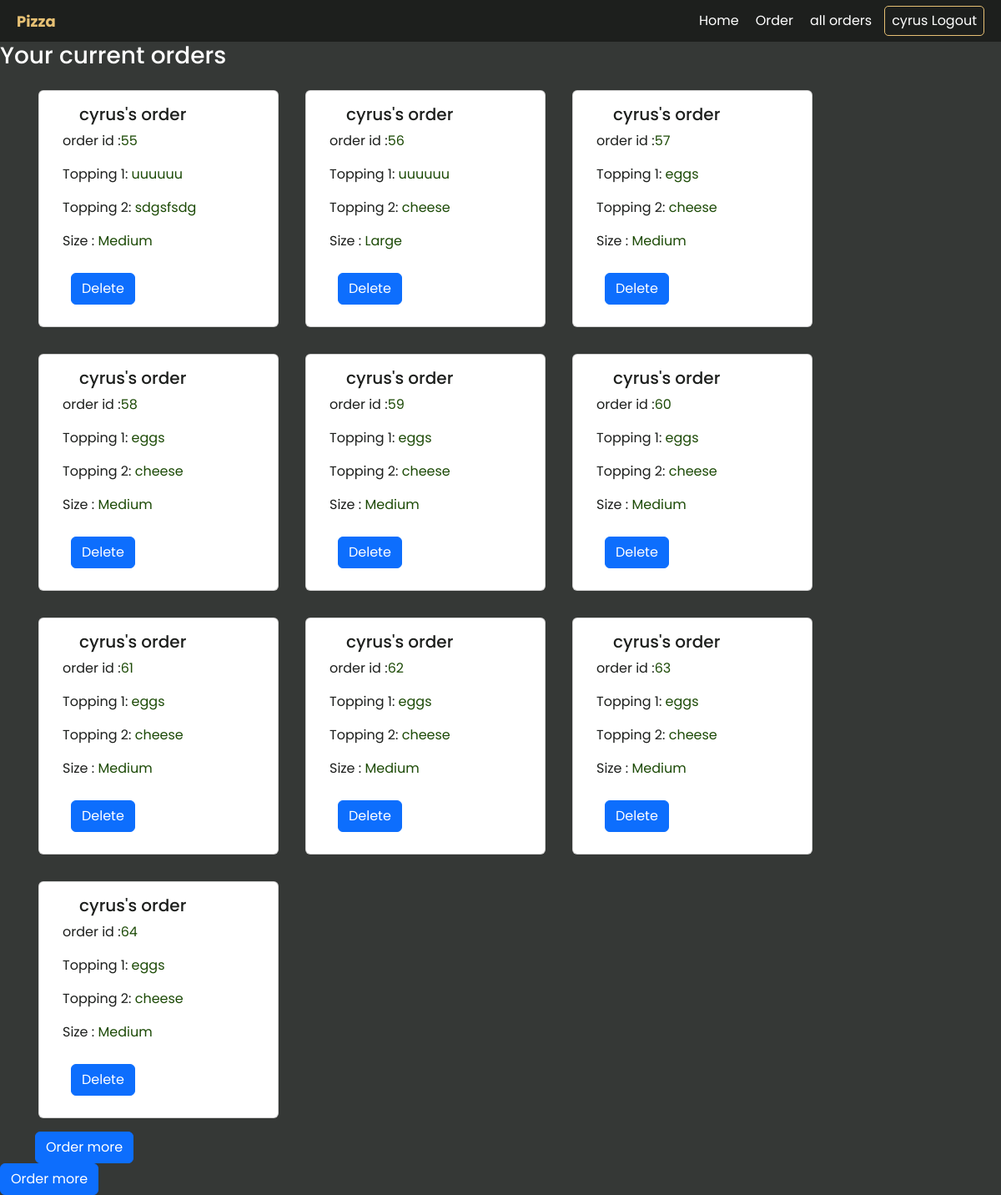
The app's page /orders/ (signed in), older data.
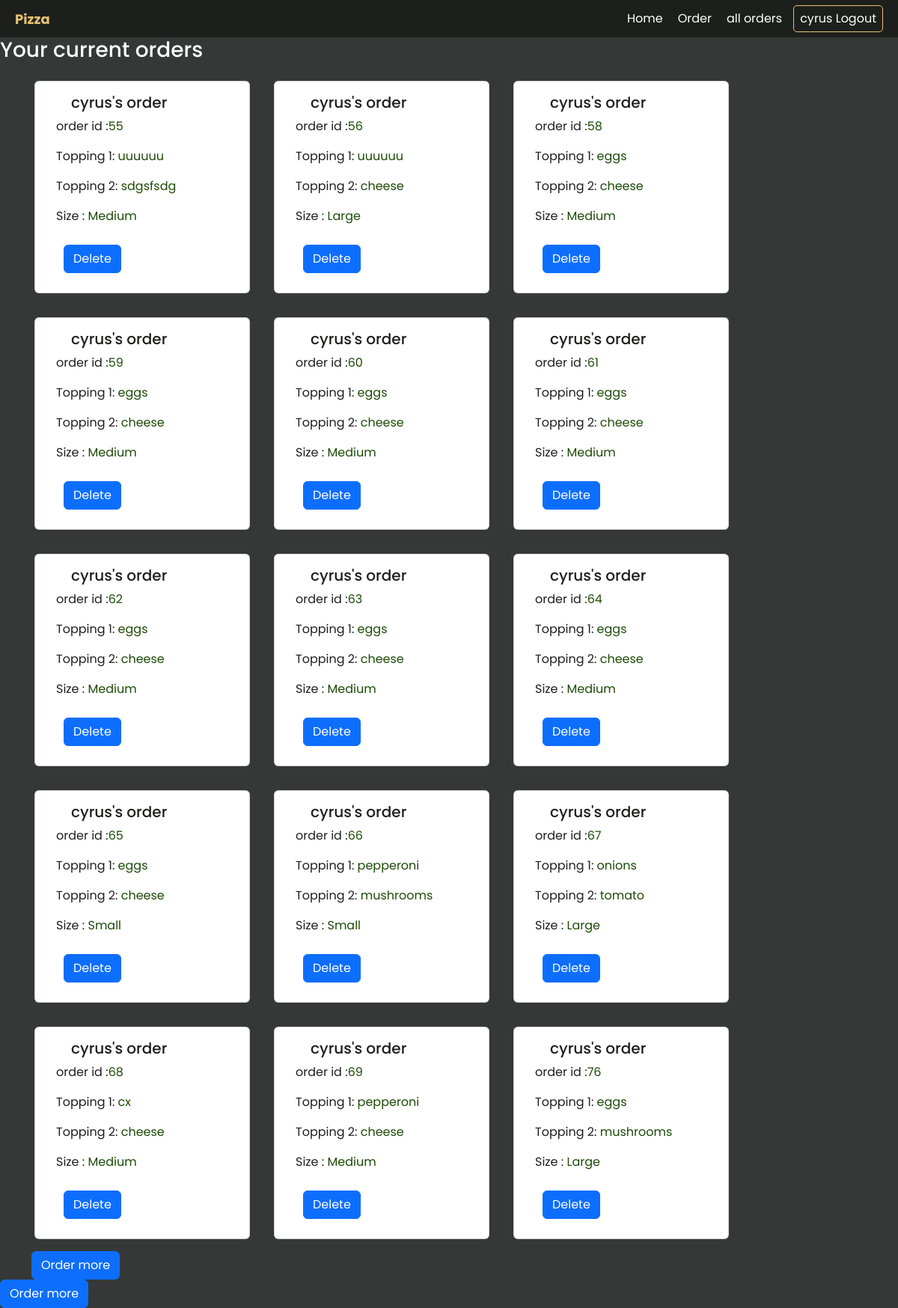
The same page, newer data.
### deliveryapp/models.py (models this page shows, shortened)
class Pizza(models.Model):
    topping1 = models.CharField(max_length=100)
    topping2 = models.CharField(max_length=100)
    size = models.ForeignKey(Size, on_delete=models.CASCADE)
    user = models.ForeignKey(User , on_delete=models.CASCADE)

class Size(models.Model):
    title = models.CharField(max_length=100)
    def __str__(self):
        return self.title

### deliveryapp/views.py (the view)
# urls.py: path('orders/', views.orders , name = 'orders'),
@login_required(login_url='login')
def orders(request):
    orders = Pizza.objects.all()
    filtered_orders = orders.filter(user=request.user)
    context = {
        'orders': filtered_orders
    }
    return render(request, 'pizza/orders.html', context)

### templates/pizza/orders.html
{% extends 'pizza/base.html' %}
{% load static %}
{% block content  %}
      {% if  orders.count == 0 %}
    <h3> You have no orders yet</h3>
     {% else %}
    <h3> Your current orders</h3>
    <div class="container">
   <div class="row">
        {% for order in orders %}
      <div class="card" style="width: 18rem;margin: 1rem">
   <div class="card-body" style="align-content: center">
    <h5 class="card-title" style="margin-left: 20px;color: #1d1f1d"> {{ order.user }}'s  order</h5>
           <p class="card-text" style="color: #1d1f1d">order id :<span style="color: #1c4a06">{{ order.id }}</span> </p>
           <p class="card-text" style="color: #1d1f1d">Topping 1:<span style="color: #1c4a06"> {{ order.topping1}}</span></p>
           <p class="card-text" style="color: #1d1f1d">Topping 2:<span style="color: #1c4a06"> {{ order.topping2}}</span></p>
           <p class="card-text" style="color: #1d1f1d">Size     :<span style="color: #1c4a06"> {{ order.size }}</span></p>
    <a href="{% url 'delete' order.id %}" class="btn btn-primary" style="margin: 10px">Delete</a>
  </div>
</div>
         {% endfor %}
    <div class="col">
    </div>
  </div>
     <a href="{% url 'order' %}" class="btn btn-primary">Order more </a>
</div>
{% endif %}
     <a href="{% url 'order' %}" class="btn btn-primary">Order more </a>
{%  endblock %}

### templates/pizza/base.html (shortened to what this page needs)
{% load static %}
<html lang="en">
  <head>
       <link href="https://cdn.jsdelivr.net/npm/bootstrap@5.2.0/dist/css/bootstrap.min.css" rel="stylesheet">
    <link rel="stylesheet" href="{% static 'style.css' %}" />
  </head>
  <body>
    <header>
      <div id="brand"><a href="{% url 'home' %}">Pizza</a></div>
      <nav>
        <ul>
          <li><a href="{% url 'home' %}">Home</a></li>
          <li><a href="{% url 'order' %}">Order</a></li>
          <li><a href="{% url 'orders' %}">all orders</a></li>
            {% if user.is_authenticated %}
             <li id="signup">{{ user.username }} <a href="{% url 'logout' %}">Logout</a></li>
             {% else %}
                <li id="login"><a href="{% url 'login' %}" >Login</a></li>
                <li id="signup"><a href="{% url 'register' %}">Signup</a></li>
            {% endif %}
        </ul>
      </nav>
    </header>
    {% block content %}
    {% endblock %}
  </body>
</html>

### static/style.css (style rules this page uses)
* { padding: 0; margin: 0; box-sizing: border-box; }
body { background-color: #353836; color: white; font-family: "Poppins", sans-serif; }
header a { text-decoration: none; }
header { padding: 0 20px; background-color: #1d1f1d; height: 50px; display: flex; justify-content: space-between; }
#brand { font-weight: bold; font-size: 18px; display: flex; align-items: center; }
#brand a { color: #e6c074; }
ul { list-style: none; height: 100%; display: flex; align-items: center; justify-content: space-around; }
ul a { color: white; }
ul li { padding: 5px; margin-left: 10px; }
#login, #signup { border-radius: 5px; padding: 5px 8px; }
#signup { border: 1px solid #e6c074; }
#signup a { color: #ffffff; }

Row changes from the older to the newer data that the page shows:
removed Pizza: user "cyrus", id "57", topping1 "eggs", topping2 "cheese", size "Medium"
added Pizza: user "cyrus", id "65", topping1 "eggs", topping2 "cheese", size "Small"
added Pizza: user "cyrus", id "66", topping1 "pepperoni", topping2 "mushrooms", size "Small"
added Pizza: user "cyrus", id "67", topping1 "onions", topping2 "tomato", size "Large"
added Pizza: user "cyrus", id "68", topping1 "cx", topping2 "cheese", size "Medium"
added Pizza: user "cyrus", id "69", topping1 "pepperoni", topping2 "cheese", size "Medium"
added Pizza: user "cyrus", id "76", topping1 "eggs", topping2 "mushrooms", size "Large"
